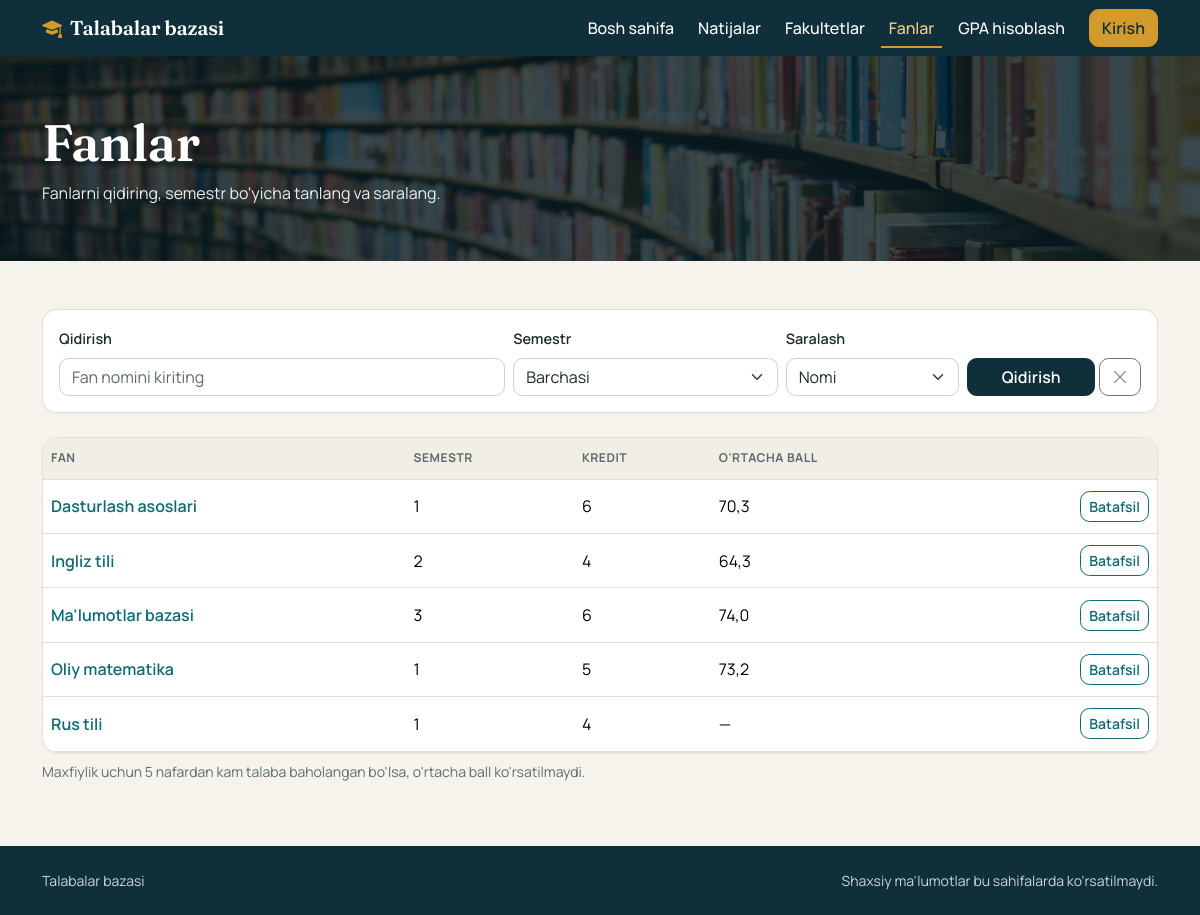
/sayt/fanlar/, run on the app's committed database.
### talabalar/models.py (models this page shows, shortened)
class Fan(models.Model):
    nomi = models.CharField("Fan nomi", max_length=150, unique=True)
    kredit = models.PositiveSmallIntegerField("Kredit", default=4)
    semestr = models.PositiveSmallIntegerField(
        "Semestr", validators=[MinValueValidator(1), MaxValueValidator(12)], default=1
    )
    oqituvchi = models.CharField("O'qituvchi", max_length=150, blank=True)
    class Meta:
        verbose_name = "Fan"
        verbose_name_plural = "Fanlar"
        ordering = ["semestr", "nomi"]

### talabalar/ochiq.py (the view)
# urls.py: path("sayt/fanlar/", ochiq.Fanlar.as_view(), name="ochiq_fanlar"),
class Fanlar(OchiqKontekst):
    template_name = "talabalar/ochiq_fanlar.html"
    TARTIBLAR = {"nomi": "Nomi", "semestr": "Semestr", "kredit": "Kredit", "ball": "O'rtacha ball"}
    def get_context_data(self, **kwargs):
        ctx = super().get_context_data(**kwargs)
        g = self.request.GET
        q = g.get("q", "").strip()
        semestr = son_parametr(g.get("semestr"))
        tartib = g.get("tartib") if g.get("tartib") in self.TARTIBLAR else "nomi"
        fanlar = Fan.objects.annotate(ortacha=Avg("baholar__ball"), baholangan=Count("baholar"))
        if q:
            fanlar = fanlar.filter(nomi__icontains=q)
        if semestr:
            fanlar = fanlar.filter(semestr=semestr)
        if tartib == "ball":
            fanlar = yuqori_ball_boyicha(ortachani_ochish(fanlar))
        else:
            fanlar = ortachani_ochish(fanlar.order_by(tartib, "nomi"))
        ctx.update(
            q=q,
            semestr=semestr,
            tartib=tartib,
            tartiblar=self.TARTIBLAR.items(),
            fanlar=fanlar,
            semestrlar=Fan.objects.order_by("semestr").values_list("semestr", flat=True).distinct(),
        )
        return ctx

### talabalar/context_processors.py (called while the page is built)
def menyular(request):
    return {"menyular": Menyu.objects.all(), "vaqtinchalik_baza": settings.VERCEL}

### talabalar/ochiq.py (called while the page is built)
def son_parametr(matn):
    return matn if re.fullmatch(r"[0-9]{1,9}", matn or "") else ""

def ortachani_ochish(obyektlar):
    natija = list(obyektlar)
    for o in natija:
        o.ochiq_ortacha = o.ortacha if o.baholangan >= ANONIM_CHEGARA else None
    return natija

    def get_context_data(self, **kwargs):
        ctx = super().get_context_data(**kwargs)
        ctx["chegara"] = ANONIM_CHEGARA
        return ctx

### talabalar/templates/talabalar/ochiq_fanlar.html (shortened to what this page needs)
{% extends "talabalar/ochiq_base.html" %}
{% block sarlavha %}Fanlar{% endblock %}
{% block izoh %}Fanlarni qidiring, semestr bo'yicha tanlang va saralang.{% endblock %}
{% block content %}
<div class="container py-5">
  <form method="get" class="card p-3 mb-4">
    <div class="row g-2">
      <div class="col-md-5">
        <label class="form-label small" for="f-q">Qidirish</label>
        <input id="f-q" type="search" name="q" value="{{ q }}" class="form-control" placeholder="Fan nomini kiriting">
      </div>
      <div class="col-6 col-md-3">
        <label class="form-label small" for="f-semestr">Semestr</label>
        <select id="f-semestr" name="semestr" class="form-select" onchange="this.form.submit()">
          <option value="">Barchasi</option>
        </select>
      </div>
      <div class="col-6 col-md-2">
        <label class="form-label small" for="f-tartib">Saralash</label>
        <select id="f-tartib" name="tartib" class="form-select" onchange="this.form.submit()">
          {% for k, v in tartiblar %}<option value="{{ k }}" {% if tartib == k %}selected{% endif %}>{{ v }}</option>{% endfor %}
        </select>
      </div>
      <div class="col-md-2 d-flex align-items-end gap-1">
        <button class="btn btn-dark w-100">Qidirish</button>
        <a href="{% url 'ochiq_fanlar' %}" class="btn btn-outline-secondary" title="Tozalash" aria-label="Tozalash"><i class="bi bi-x-lg"></i></a>
      </div>
    </div>
  </form>
  <div class="card">
    <div class="table-responsive">
      <table class="table table-hover align-middle">
        <thead><tr><th>Fan</th><th>Semestr</th><th>Kredit</th><th>O'rtacha ball</th><th class="d-none d-sm-table-cell"></th></tr></thead>
        <tbody>
        {% for f in fanlar %}
          <tr>
            <td class="fw-semibold"><a href="{% url 'ochiq_fan' f.pk %}" class="text-decoration-none">{{ f.nomi }}</a></td>
            <td>{{ f.semestr }}</td><td>{{ f.kredit }}</td>
            <td>{% if f.ochiq_ortacha is not None %}{{ f.ochiq_ortacha|floatformat:1 }}{% else %}—{% endif %}</td>
            <td class="text-end d-none d-sm-table-cell"><a href="{% url 'ochiq_fan' f.pk %}" class="btn btn-sm btn-outline-primary text-nowrap">Batafsil</a></td>
          </tr>
        {% empty %}<tr><td colspan="5" class="text-center text-muted py-4">Fan topilmadi</td></tr>{% endfor %}
        </tbody>
      </table>
    </div>
  </div>
  <p class="text-muted small mt-2">Maxfiylik uchun {{ chegara }} nafardan kam talaba baholangan bo'lsa, o'rtacha ball ko'rsatilmaydi.</p>
</div>
{% endblock %}

### talabalar/static/talabalar/style.css (style rules this page uses)
:root { --siyoh: #0f2f3a; --siyoh-2: #174452; --moviy: #0f6a73; --moviy-to: #0b555d; --moviy-och: #dcecec; --oltin: #d39a2c; --qogoz: #f6f3ec; --sirt: #ffffff; --chiziq: #e3ded2; --matn: #1d2b30; --xira: #5d6b70; --bs-body-font-family: "Manrope", system-ui, -apple-system, "Segoe UI", sans-serif; --bs-body-bg: var(--qogoz); --bs-body-color: var(--matn); --bs-border-color: var(--chiziq); --bs-link-color: var(--moviy); --bs-link-color-rgb: 15, 106, 115; --bs-link-hover-color: var(--moviy-to); --bs-link-hover-color-rgb: 11, 85, 93; --bs-secondary-color: var(--xira); --bs-primary-rgb: 15, 106, 115; --bs-primary-bg-subtle: var(--moviy-och); --bs-primary-text-emphasis: var(--moviy-to); }
.text-muted { color: var(--xira) !important; }
.btn { font-weight: 600; border-radius: .6rem; }
.btn-outline-primary { --bs-btn-color: var(--moviy); --bs-btn-border-color: var(--moviy); --bs-btn-hover-bg: var(--moviy); --bs-btn-hover-border-color: var(--moviy); --bs-btn-active-bg: var(--moviy); --bs-btn-active-border-color: var(--moviy); }
.btn-dark { --bs-btn-bg: var(--siyoh); --bs-btn-border-color: var(--siyoh); --bs-btn-hover-bg: var(--siyoh-2); --bs-btn-hover-border-color: var(--siyoh-2); }
.card { --bs-card-bg: var(--sirt); border: 1px solid var(--chiziq); border-radius: .9rem; box-shadow: 0 1px 2px rgba(15, 47, 58, .04); }
.card > .table-responsive { border-radius: .9rem; }
.table { --bs-table-bg: transparent; --bs-table-hover-bg: #f4f1e8; margin-bottom: 0; }
.table > :not(caption) > * > * { padding-top: .7rem; padding-bottom: .7rem; }
.table thead th, .table-light th { --bs-table-bg: #f1eee4; color: var(--xira); font-size: .76rem; font-weight: 700; letter-spacing: .04em; text-transform: uppercase; border-bottom: 1px solid var(--chiziq); }
.form-control, .form-select { border-radius: .6rem; border-color: #d6d0c1; background-color: var(--sirt); }
.form-label { font-weight: 600; font-size: .9rem; }

### data on the page
Fan: nomi "Dasturlash asoslari", semestr "1", kredit "6", ochiq_ortacha "70,3"
Fan: nomi "Ingliz tili", semestr "2", kredit "4", ochiq_ortacha "64,3"
Fan: nomi "Ma'lumotlar bazasi", semestr "3", kredit "6", ochiq_ortacha "74,0"
Fan: nomi "Oliy matematika", semestr "1", kredit "5", ochiq_ortacha "73,2"
Fan: nomi "Rus tili", semestr "1", kredit "4"

### other printed values
{{ chegara }} "5"
form field tartib "Nomi"
